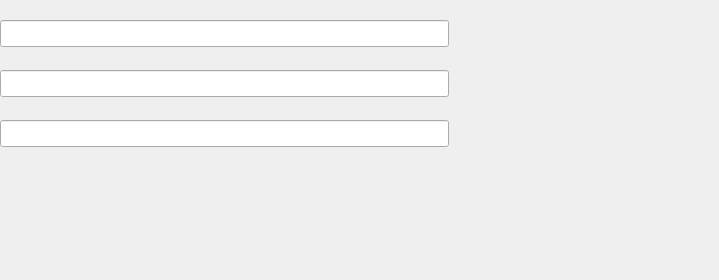
<?xml version="1.0" encoding="UTF-8"?>
<ui version="4.0">
 <class>Form</class>
 <widget class="QWidget" name="Form">
  <property name="geometry">
   <rect>
    <x>0</x>
    <y>0</y>
    <width>719</width>
    <height>280</height>
   </rect>
  </property>
  <property name="windowTitle">
   <string>Form</string>
  </property>
  <widget class="QLineEdit" name="uiCollection">
   <property name="geometry">
    <rect>
     <x>0</x>
     <y>20</y>
     <width>449</width>
     <height>27</height>
    </rect>
   </property>
   <property name="readOnly">
    <bool>true</bool>
   </property>
  </widget>
  <widget class="QLineEdit" name="uiName">
   <property name="geometry">
    <rect>
     <x>0</x>
     <y>70</y>
     <width>449</width>
     <height>27</height>
    </rect>
   </property>
   <property name="readOnly">
    <bool>true</bool>
   </property>
  </widget>
  <widget class="QLineEdit" name="uiValue">
   <property name="geometry">
    <rect>
     <x>0</x>
     <y>120</y>
     <width>449</width>
     <height>27</height>
    </rect>
   </property>
   <property name="readOnly">
    <bool>false</bool>
   </property>
  </widget>
 </widget>
 <resources/>
 <connections/>
</ui>
